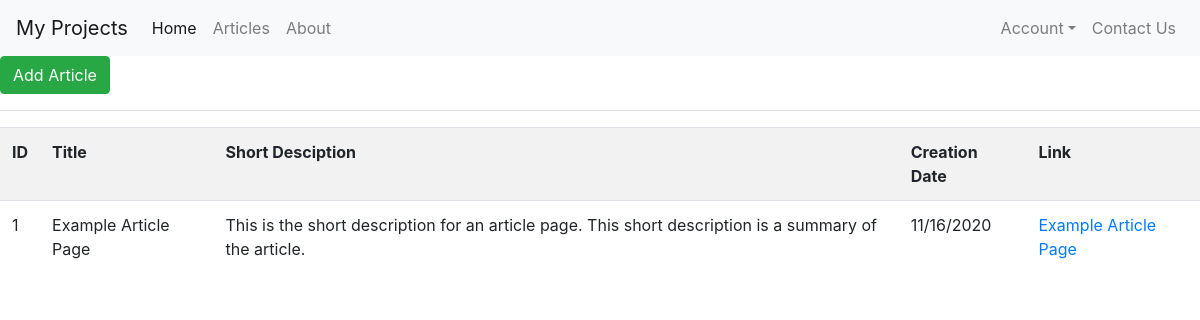
Page /articles (signed in) on the earlier database version.
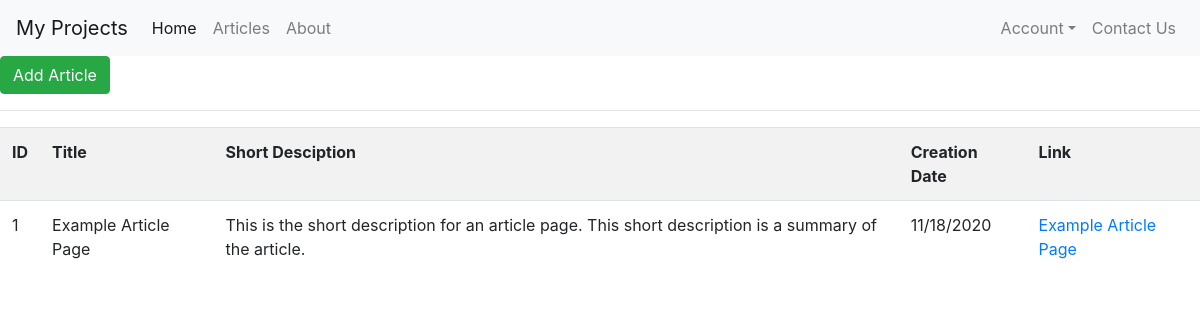
Same page on the later database version.
### main.py (models this page shows)
class Article(db.Model):
    id = db.Column("id", db.Integer, primary_key=True)
    title = db.Column("title", db.String(100))
    author = db.Column("author", db.String(100))
    create_date = db.Column(db.String(100))
    short_desc = db.Column("short_description", db.String(150))
    title_img = db.Column(db.String(500))
    body = db.Column("body", db.String(900))

### main.py (the view)
@app.route('/articles', methods=['GET', 'POST'])
@login_required
@roles_accepted('verified', 'unverified')
def article_home():
    try:
        articles = Article.query.all()
    except OperationalError:
        abort(400)
    return render_template("articles/articlepage.html", articles=articles)

### templates/public/articles/articlepage.html (shortened to what this page needs)
{% extends "layout.html" %} {% block title %} MyProjects | Articles {% endblock %} {% block css %}
<link rel="stylesheet" href="https://cdn.jsdelivr.net/npm/bootstrap@4.5.3/dist/css/bootstrap.min.css"> {% endblock %} {% block content %} {% include "web_util/_navbar.html" %}
<a class="btn btn-success" href="/articles/create_article">Add Article</a>
<hr>
<table class="table table-striped">
    <tr>
        <th>ID</th>
        <th>Title</th>
        <th>Short Desciption</th>
        <th>Creation Date</th>
        <th>Link</th>
    </tr>
    {% for article in articles %}
    <tr>
        <td>{{ article.id }}</td>
        <td>{{ article.title }}</td>
        <td>{{ article.short_desc }}</td>
        <td>{{ article.create_date }}</td>
        <td><a href="/articles/{{ article.id }}">{{ article.title }}</a></td>
    </tr>
    {% endfor %}
</table>
{% endblock %}

### templates/public/layout.html (shortened to what this page needs)
<!DOCTYPE html>
<html>
<head>
    {% block css %}{% endblock %}
</head>
<body>
    {% block content %}{% endblock %} {% block js %}{% endblock %}
</body>
</html>

### templates/public/web_util/_navbar.html (shortened to what this page needs)
<nav class="navbar navbar-expand-lg navbar-light bg-light">
    <a class="navbar-brand">My Projects</a>
    <div class="collapse navbar-collapse" id="navbarNav">
        <ul class="navbar-nav mr-auto">
            <li class="nav-item active">
                <a class="nav-link" href="/home">Home <span class="sr-only">(current)</span></a>
            </li>
            <li class="nav-item">
                <a class="nav-link" href="/articles">Articles</a>
            </li>
            <li class="nav-item">
                <a class="nav-link" href="/about">About</a>
            </li>
        </ul>
        <ul class="navbar-nav justify-content-center ml-auto">
            <li class="nav-item dropdown">
                <a class="nav-link justify-content-end ml-auto dropdown-toggle" href="#" id="navDropDown" role="button" data-toggle="dropdown" aria-haspopup="true" aria-expanded="false">Account</a>
            </li>
            <li class="nav-item">
                <a class="nav-link" href="/contact">Contact Us</a>
            </li>
        </ul>
    </div>
</nav>

Differences in the rows shown:
changed Article "Example Article Page": create_date "11/16/2020" → "11/18/2020"
